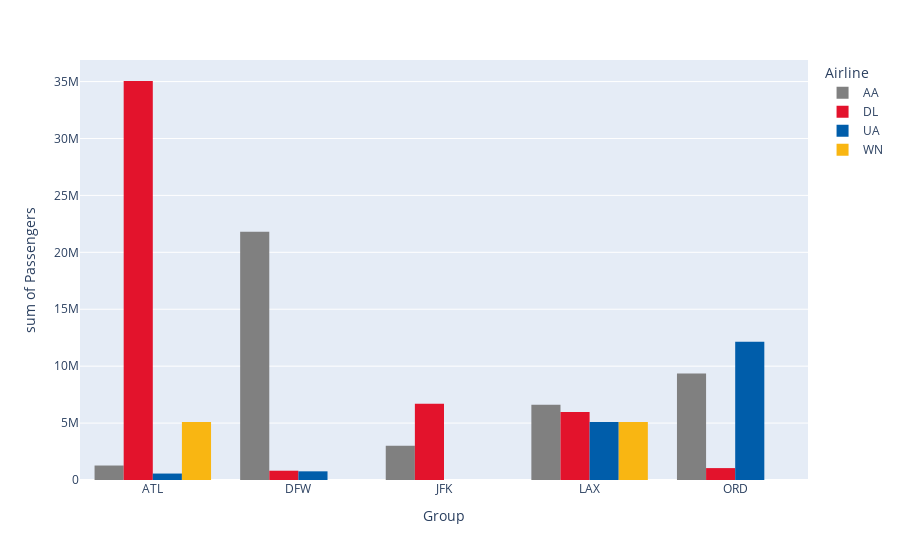

Here is the notebook cell this chart was saved with:
### Code cell
def update_chart(pivot_values, color_value, route_types_to_show, airports_to_graph, airlines_to_graph):
    # These arguments correspond to the input values
    # listed (in the same order).
    # return f'You have selected {pivot_values}'

    # The following code creates a pivot table version of the DataFrame that 
    # can be used for creating bar charts. It takes the specified pivot values
    # and color values as inputs, and then uses those values to group the
    # data accordingly. The code works with different numbers of pivot values,
    # including zero pivot values.
    # In order to represent all of the specified values, the code creates a 
    # column describing all (or almost all) of the pivot index variables
    # in the other columns, which then gets fed 
    # into the x axis parameter of the bar chart. However, if a color value is
    # also specified, this item does not get added into this column, since this
    # data will already get represented in the bar chart (by means of the color
    # legend). Removing this value helps
    # simplify the final chart output.

    data_source = df_airline_airport_pairs.copy()
    data_source_filtered = data_source.query("Route_Type in @route_types_to_show & Airport in @airports_to_graph & Airline in @airlines_to_graph").copy()

    # The following lines convert dropdown text to 
    # DataFrame column variables where discrepancies
    # exist between the two.
    pivot_values = ['Route_Type' if entry == 'Route Type' else entry for entry in pivot_values]

    if color_value == 'Route Type':
        color_value = 'Route_Type'
    
    color_value = color_value # This color value must also be present
    # within the pivot_values table.
    # group_value = 'Airline'
    if len(pivot_values) == 0:
        data_source_pivot = data_source_filtered.pivot_table(index = 'All_Traffic', values = 'Passengers', aggfunc = 'sum').reset_index()
    else:
        data_source_pivot = data_source_filtered.pivot_table(index = pivot_values, values = 'Passengers', aggfunc = 'sum').reset_index()

    # The following lines create a column containing the values of each of the
    # columns (other than the 'Passengers') column present in the bar chart. A
    # for loop is used so that this column can adapt to different variable
    # choices and different numbers of columns.
    if len(pivot_values) == 0:
        data_descriptor = all_data_value
    else:
        data_descriptor_values = pivot_values.copy()
        print("data_descriptor_values:", data_descriptor_values)
        if (color_value != 'None') & (len(data_descriptor_values) > 1):
            data_descriptor_values.remove(color_value) # If a value will be assigned a
            # color component in the graph, it doesn't need to be assigned a 
            # group component, since it will show up in the graph regardless. Removing 
            # it here helps simplify the graph.
        print("data_descriptor_values:", data_descriptor_values)
        data_descriptor = data_source_pivot[data_descriptor_values[0]].copy() # This copy() statement
        # is needed in order to avoid  modifying this column when the group column
        # gets chosen.
        for i in range(1, len(data_descriptor_values)):
            data_descriptor += ' ' + data_source_pivot[data_descriptor_values[i]]

    data_source_pivot['Group'] = data_descriptor

    data_source_pivot.head(5)

    output_histogram = px.histogram(data_source_pivot, x = 'Group', y = 'Passengers', color = None if color_value == 'None' else color_value, barmode = 'group', color_discrete_map=airline_color_map)

    return output_histogram

update_chart(pivot_values = ['Airport', 'Airline'], color_value = 'Airline', route_types_to_show = ['Domestic', 'International'], airports_to_graph = ['ATL', 'LAX', 'ORD', 'DFW', 'JFK'], airlines_to_graph = ['WN', 'AA', 'DL', 'UA'])

### Figure 1 — Plotly figure (JSON) as saved in the notebook; plotly's stock layout.template omitted (floating-point values rounded to 4 significant figures)
{"data": [{"alignmentgroup": "True", "bingroup": "x", "histfunc": "sum", "hovertemplate": "Airline=AA<br>Group=%{x}<br>sum of Passengers=%{y}<extra></extra>", "legendgroup": "AA", "marker": {"color": "gray", "pattern": {"shape": ""}}, "name": "AA", "offsetgroup": "AA", "orientation": "v", "showlegend": true, "type": "histogram", "x": ["ATL", "DFW", "JFK", "LAX", "ORD"], "xaxis": "x", "y": [1272128, 21814244, 3007541, 6614983, 9364738], "yaxis": "y"}, {"alignmentgroup": "True", "bingroup": "x", "histfunc": "sum", "hovertemplate": "Airline=DL<br>Group=%{x}<br>sum of Passengers=%{y}<extra></extra>", "legendgroup": "DL", "marker": {"color": "#E3132C", "pattern": {"shape": ""}}, "name": "DL", "offsetgroup": "DL", "orientation": "v", "showlegend": true, "type": "histogram", "x": ["ATL", "DFW", "JFK", "LAX", "ORD"], "xaxis": "x", "y": [35049728, 815257, 6703119, 5962435, 1045316], "yaxis": "y"}, {"alignmentgroup": "True", "bingroup": "x", "histfunc": "sum", "hovertemplate": "Airline=UA<br>Group=%{x}<br>sum of Passengers=%{y}<extra></extra>", "legendgroup": "UA", "marker": {"color": "#005DAA", "pattern": {"shape": ""}}, "name": "UA", "offsetgroup": "UA", "orientation": "v", "showlegend": true, "type": "histogram", "x": ["ATL", "DFW", "JFK", "LAX", "ORD"], "xaxis": "x", "y": [566751, 761785, 215, 5102202, 12153983], "yaxis": "y"}, {"alignmentgroup": "True", "bingroup": "x", "histfunc": "sum", "hovertemplate": "Airline=WN<br>Group=%{x}<br>sum of Passengers=%{y}<extra></extra>", "legendgroup": "WN", "marker": {"color": "#F9B612", "pattern": {"shape": ""}}, "name": "WN", "offsetgroup": "WN", "orientation": "v", "showlegend": true, "type": "histogram", "x": ["ATL", "DFW", "LAX", "ORD"], "xaxis": "x", "y": [5093338, 234, 5100110, 129], "yaxis": "y"}], "layout": {"barmode": "group", "legend": {"title": {"text": "Airline"}, "tracegroupgap": 0}, "margin": {"t": 60}, "xaxis": {"anchor": "y", "domain": [0, 1], "title": {"text": "Group"}}, "yaxis": {"anchor": "x", "domain": [0, 1], "title": {"text": "sum of Passengers"}}}}
